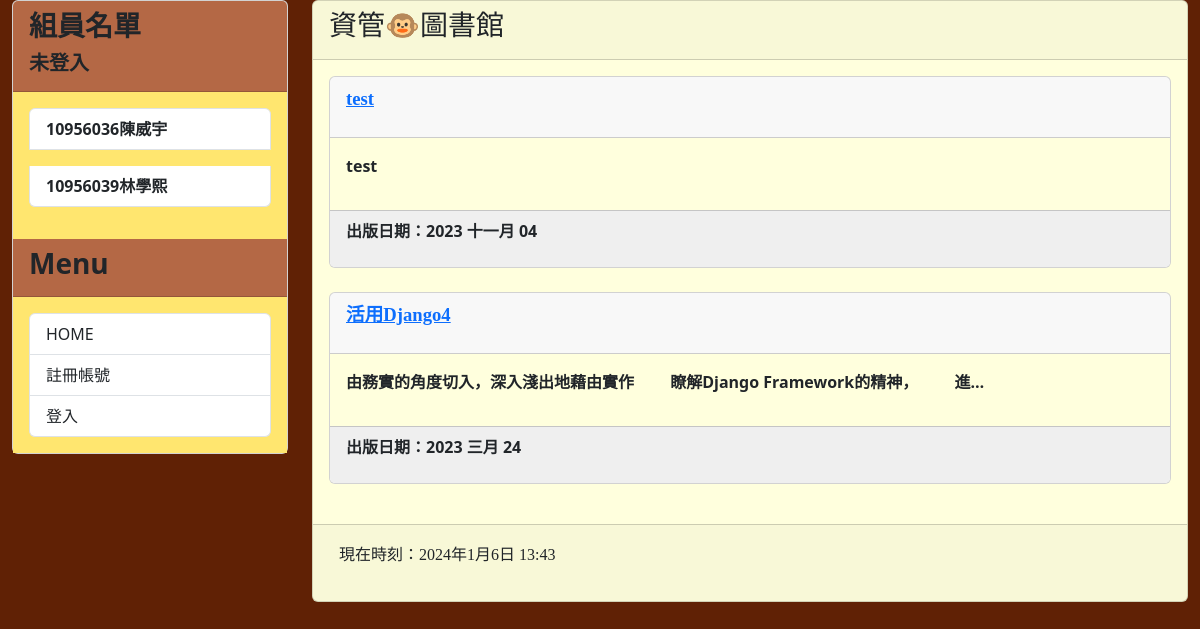
/, run on an earlier commit of the app's database.
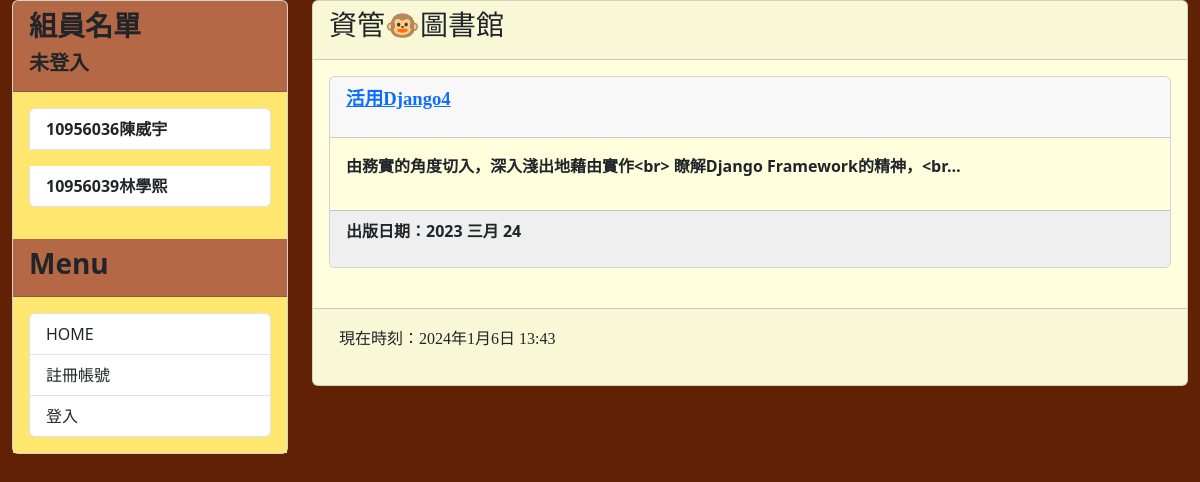
And on a later commit of the database.
### mysite/models.py (models this page shows, shortened)
class Book(models.Model):
    title = models.CharField(max_length=200)
    slug = models.CharField(max_length=200)
    chap = models.CharField(max_length=2000)
    author = models.CharField(max_length=100)
    body = models.TextField(null=False, blank=True)
    pub_date = models.DateField()
    STATUS_CHOICES = (
        ('available', '館藏中'),
        ('borrowed', '外借中')
    )
    status = models.CharField(max_length=20, choices=STATUS_CHOICES, default='available')
    class Meta:
        ordering = ('-pub_date', )

### mysite/views.py (the view)
# urls.py: path('', mv.homepage, name="homepage"),
def homepage(request):
    posts = Book.objects.all()
    now = datetime.now()
    user_name = None
    if request.user.is_authenticated:
        user_name = request.user.username
    return render (request, 'index.html', locals())

### mysite/templates/index.html (shortened to what this page needs)
{% extends 'base.html' %}
{% block headmessage %}
    <h3 style='font-family: 微軟正黑體;'>資管🐵圖書館</h3>
{% endblock %}
{% block content %}
    {% for book in posts %}
        <div class='card'>
            <div class='card-header'>
                <p style='font-family: 微軟正黑體; font-size: 14pt; font-weight: bold;'>
                    <a href='{% url "showpost" slug=book.slug %}'>{{ book.title }}</a>
                </p>
            </div>
            <div class='card-body' style='background-color: #ffffdd;'>
                <p>{{ book.body | truncatechars:50 }}</p>
            </div>
            <div class='card-footer' style='background-color: #efefef;'>
                <p>出版日期：{{ book.pub_date | date:"Y M d"}}</p>
            </div>
        </div>
        <br>
    {% endfor %}
{% endblock %}

What changed in the data, as far as the page shows it:
removed Book: title "test", body "test", pub_date "2023 十一月 04"
changed Book "活用Django4": body "由務實的角度切入，深入淺出地藉由實作 瞭解Django Framework的精神， 進…" → "由務實的角度切入，深入淺出地藉由實作<br> 瞭解Django Framework的精神，<br…"
